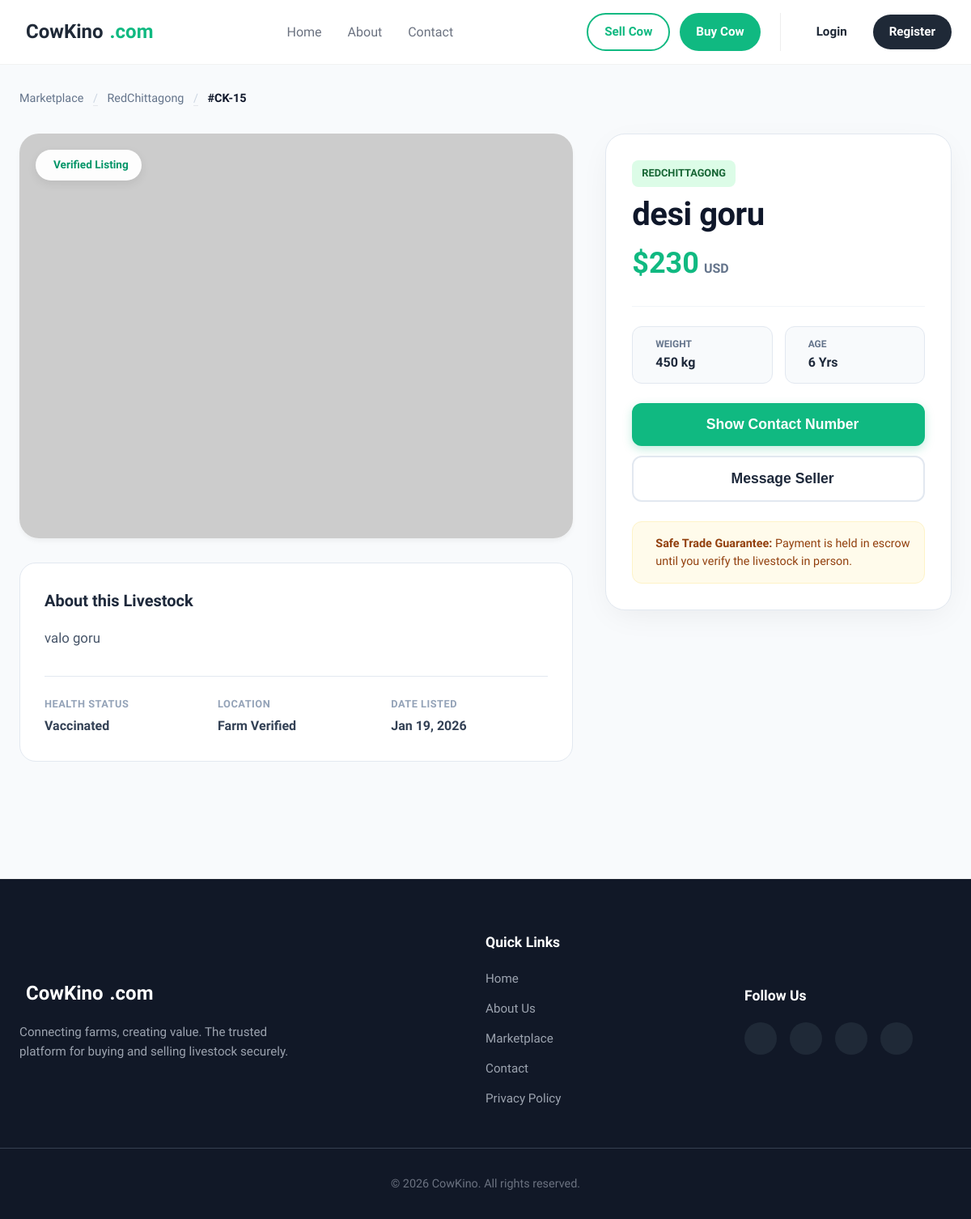
The app's page /view/cow_details.php?id=15 with its own data.
### tables this page shows
CREATE TABLE `cows` (
  `name` varchar(20) NOT NULL,
  `id` int(11) NOT NULL,
  `price` int(20) NOT NULL,
  `breed` varchar(20) NOT NULL,
  `age` float NOT NULL,
  `weight` int(5) NOT NULL,
  `photo_url` varchar(150) NOT NULL,
  `description` varchar(500) NOT NULL
);

### model/cows.php (called while the page is built, shortened)
<?php
require_once __DIR__ . '/DataBase.php';
function GetCowById($id)
{
    global $conn;
    $sql = "SELECT * FROM cows WHERE id = ?";
    $stmt = mysqli_prepare($conn, $sql);
    mysqli_stmt_bind_param($stmt, "i", $id);
    mysqli_stmt_execute($stmt);
    $result = mysqli_stmt_get_result($stmt);
    if ($row = mysqli_fetch_assoc($result)) {
        return $row;
    } else {
        return null;
    }
}

### view/cow_details.php (the view, shortened to what this page needs)
<?php
require_once '../model/cows.php';
$cowId = $_GET['id'];
$cow = GetCowById($cowId);
?>
<!DOCTYPE html>
<html lang="en">
<head>
    <link rel="stylesheet" href="../Asset/style/style.css" />
</head>
<body class="page-bg">
    <?php include "./header.php"; ?>
    <main class="product-page">
        <div class="container">
            <nav class="breadcrumb-clean">
                <a href="buy.php">Marketplace</a>
                <span class="divider">/</span>
                <a href="#"><?php echo htmlspecialchars($cow['breed']); ?></a>
                <span class="divider">/</span>
                <span class="current">#CK-<?php echo $cow['id']; ?></span>
            </nav>
            <div class="product-layout">
                <div class="product-visuals">
                    <div class="main-gallery-wrapper">
                        <img src="../upload/<?php echo htmlspecialchars($cow['photo_url']); ?>"
                             alt="<?php echo htmlspecialchars($cow['name']); ?>"
                             class="hero-image"
                             onerror="this.src='https://via.placeholder.com/1200x800?text=No+Image+Available'">
                        <div class="floating-badge">
                            <i class="ph-fill ph-check-circle"></i> Verified Listing
                        </div>
                    </div>
                    <div class="product-description-block">
                        <h3>About this Livestock</h3>
                        <div class="text-content">
                            <p><?php echo nl2br(htmlspecialchars($cow['description'])); ?></p>
                        </div>
                        <div class="specs-table">
                            <div class="spec-row">
                                <span class="spec-label">Health Status</span>
                                <span class="spec-value">Vaccinated</span>
                            </div>
                            <div class="spec-row">
                                <span class="spec-label">Location</span>
                                <span class="spec-value">Farm Verified</span>
                            </div>
                            <div class="spec-row">
                                <span class="spec-label">Date Listed</span>
                                <span class="spec-value"><?php echo date('M d, Y'); ?></span>
                            </div>
                        </div>
                    </div>
                </div>
                <aside class="product-sidebar">
                    <div class="sidebar-card">
                        <div class="sidebar-header">
                            <span class="breed-tag"><?php echo htmlspecialchars($cow['breed']); ?></span>
                            <h1 class="cow-title"><?php echo htmlspecialchars($cow['name']); ?></h1>
                            <div class="price-block">
                                <span class="amount">$<?php echo number_format($cow['price']); ?></span>
                                <span class="currency">USD</span>
                            </div>
                        </div>
                        <div class="divider-line"></div>
                        <div class="quick-stats">
                            <div class="stat-pill">
                                <div>
                                    <span class="lbl">Weight</span>
                                    <span class="val"><?php echo htmlspecialchars($cow['weight']); ?> kg</span>
                                </div>
                            </div>
                            <div class="stat-pill">
                                <div>
                                    <span class="lbl">Age</span>
                                    <span class="val"><?php echo htmlspecialchars($cow['age']); ?> Yrs</span>
                                </div>
                            </div>
                        </div>
                        <div class="sidebar-actions">
                            <button class="btn-primary-block">
                                <i class="ph-bold ph-phone"></i> Show Contact Number
                            </button>
                            <button class="btn-outline-block">
                                <i class="ph-bold ph-chat-circle-text"></i> Message Seller
                            </button>
                        </div>
                        <div class="safety-box">
                            <p><strong>Safe Trade Guarantee:</strong> Payment is held in escrow until you verify the livestock in person.</p>
                        </div>
                    </div>
                </aside>
            </div>
        </div>
    </main>
    <?php include "./footer.php"; ?>
</body>
</html>

### records on screen
cows: breed "RedChittagong", id "15", description "valo goru", breed "REDCHITTAGONG", name "desi goru", price "230", weight "450", age "6"
